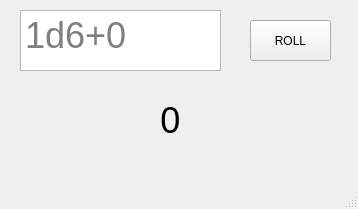
<?xml version="1.0" encoding="UTF-8"?>
<ui version="4.0">
 <class>MainWindow</class>
 <widget class="QMainWindow" name="MainWindow">
  <property name="geometry">
   <rect>
    <x>0</x>
    <y>0</y>
    <width>358</width>
    <height>209</height>
   </rect>
  </property>
  <property name="windowTitle">
   <string>RPGDice Manager</string>
  </property>
  <property name="autoFillBackground">
   <bool>false</bool>
  </property>
  <widget class="QWidget" name="centralwidget">
   <widget class="QPushButton" name="rollButton">
    <property name="geometry">
     <rect>
      <x>250</x>
      <y>20</y>
      <width>81</width>
      <height>41</height>
     </rect>
    </property>
    <property name="cursor">
     <cursorShape>PointingHandCursor</cursorShape>
    </property>
    <property name="text">
     <string>ROLL</string>
    </property>
   </widget>
   <widget class="QTextEdit" name="inputBox">
    <property name="geometry">
     <rect>
      <x>20</x>
      <y>10</y>
      <width>201</width>
      <height>61</height>
     </rect>
    </property>
    <property name="font">
     <font>
      <family>MS Sans Serif</family>
      <pointsize>27</pointsize>
     </font>
    </property>
    <property name="layoutDirection">
     <enum>Qt::LayoutDirection::LeftToRight</enum>
    </property>
    <property name="inputMethodHints">
     <set>Qt::InputMethodHint::ImhHiddenText|Qt::InputMethodHint::ImhMultiLine</set>
    </property>
    <property name="verticalScrollBarPolicy">
     <enum>Qt::ScrollBarPolicy::ScrollBarAlwaysOff</enum>
    </property>
    <property name="horizontalScrollBarPolicy">
     <enum>Qt::ScrollBarPolicy::ScrollBarAlwaysOff</enum>
    </property>
    <property name="placeholderText">
     <string>1d6+0</string>
    </property>
   </widget>
   <widget class="QLabel" name="resultLabel">
    <property name="geometry">
     <rect>
      <x>120</x>
      <y>90</y>
      <width>101</width>
      <height>61</height>
     </rect>
    </property>
    <property name="font">
     <font>
      <family>MS Sans Serif</family>
      <pointsize>27</pointsize>
     </font>
    </property>
    <property name="layoutDirection">
     <enum>Qt::LayoutDirection::LeftToRight</enum>
    </property>
    <property name="inputMethodHints">
     <set>Qt::InputMethodHint::ImhDigitsOnly</set>
    </property>
    <property name="text">
     <string>0</string>
    </property>
    <property name="textFormat">
     <enum>Qt::TextFormat::PlainText</enum>
    </property>
    <property name="alignment">
     <set>Qt::AlignmentFlag::AlignCenter</set>
    </property>
   </widget>
  </widget>
  <widget class="QMenuBar" name="menubar">
   <property name="geometry">
    <rect>
     <x>0</x>
     <y>0</y>
     <width>358</width>
     <height>21</height>
    </rect>
   </property>
  </widget>
  <widget class="QStatusBar" name="statusbar"/>
 </widget>
 <resources/>
 <connections/>
</ui>
